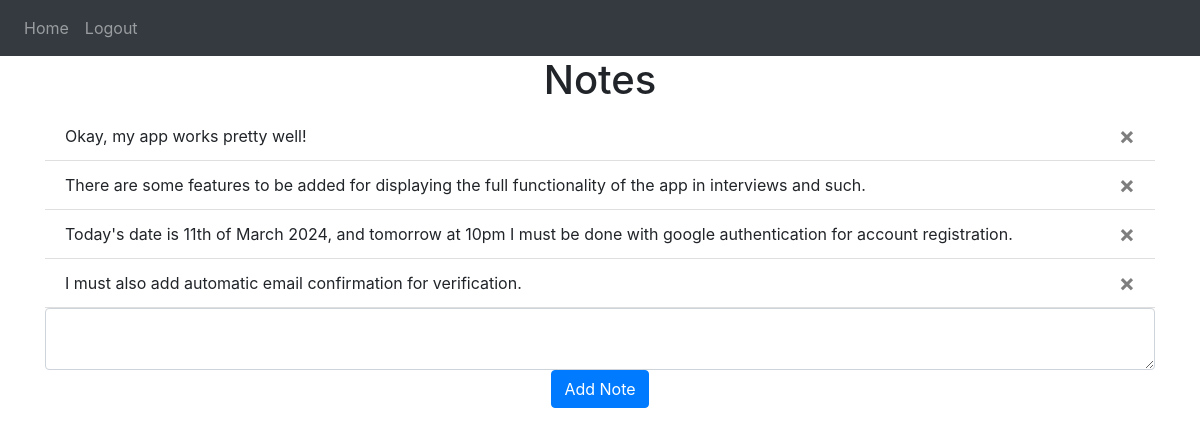
Screenshot of / (signed in) with the database file from the repository.
### website/models.py (models this page shows)
class Note(db.Model):
    id = db.Column(db.Integer, primary_key=True)
    data = db.Column(db.String(10000))
    date = db.Column(db.DateTime(timezone = True), default=func.now())
    user_id = db.Column(db.Integer, db.ForeignKey('user.id'))

### website/views.py (the view, shortened to what this page needs)
@views.route('/', methods=['GET', 'POST'])
@login_required
def home():
    return render_template("home.html", user=current_user)

### website/__init__.py (called while the page is built)
def create_app():
    app = Flask(__name__)
    app.config['SECRET_KEY'] = 'mySecretKey'
    app.config['SQLALCHEMY_DATABASE_URI'] = f'sqlite:///{DB_NAME}'
    db.init_app(app)
    from .views import views
    from .auth import auth
    app.register_blueprint(views, url_prefix='/')
    app.register_blueprint(auth, url_prefix='/')
    from .models import User, Note
    with app.app_context():
        db.create_all()
    login_manager = LoginManager()
    login_manager.init_app(app)
    login_manager.login_view = 'auth.login'
    @login_manager.user_loader
    def load_user(id):
        return User.query.get(int(id))
    return app

### website/templates/home.html (shortened to what this page needs)
{% extends "base.html" %}
{% block content %}
<h1 align="center">Notes</h1>
<ul class="list-group list-group-flush" id="notes">
    {% for note in user.notes %}
        <li class="list-group-item">
            {{ note.data }}
            <button type="button" class="close" onClick="deleteNote({{ note.id }})">
                <span aria-hidden="true">&times;</span>
            </button>
        </li>
    {% endfor %}
</ul>
<form method="POST">
    <textarea name="note" id="note" class="form-control"></textarea>
    <div align="center">
        <button type="submit" class="btn btn-primary">Add Note</button>
    </div>
</form>
{% endblock %}

### website/templates/base.html (shortened to what this page needs)
<!DOCTYPE html>
<html lang="en-US">
    <head>
        <link
            rel="stylesheet"
            href="https://stackpath.bootstrapcdn.com/bootstrap/4.4.1/css/bootstrap.min.css"
        />
        <link
            rel="stylesheet"
            href="https://stackpath.bootstrapcdn.com/font-awesome/4.7.0/css/font-awesome.min.css"
        />
    </head>
    <body>
        <nav class="navbar navbar-expand-lg navbar-dark bg-dark">
            <div class="collapse navbar-collapse" id="navbar">
                <div class="navbar-nav">
                    {% if user.is_authenticated %}
                    <a class="nav-item nav-link" id="home" href="/">Home</a>
                    <a class="nav-item nav-link" id="logout" href="/logout">Logout</a>
                    {% else %}
                    <a class="nav-item nav-link" id="login" href="/login">Login</a>
                    <a class="nav-item nav-link" id="signUp" href="/sign-up">Sign Up</a>
                    {% endif %}
                </div>
            </div>
        </nav>
        <div class="container">
            {% block content %}
            {% endblock %}
        </div>
    </body>
</html>

### rows the page displays
Note: data "Okay, my app works pretty well!"
Note: data "There are some features to be added for displaying the full functionality of the app in interviews and such."
Note: data "Today's date is 11th of March 2024, and tomorrow at 10pm I must be done with google authentication for account registration."
Note: data "I must also add automatic email confirmation for verification."
